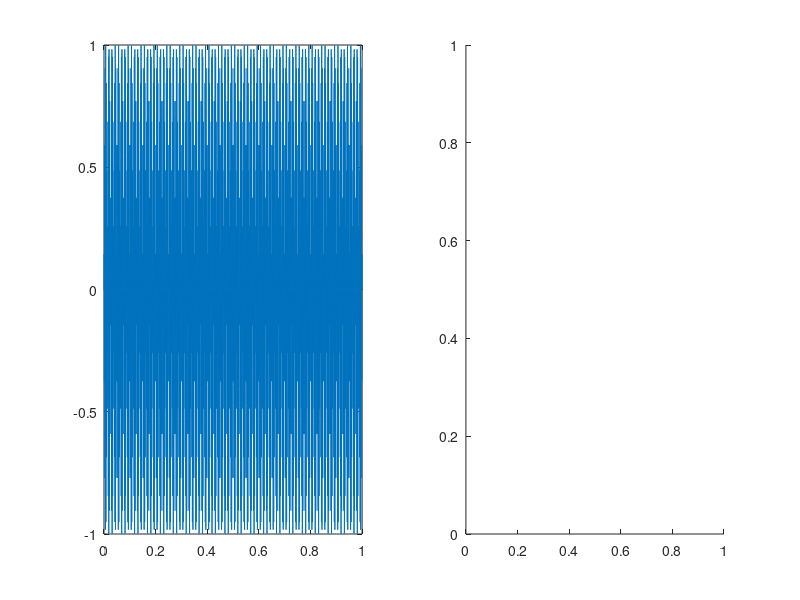

Recreate this plot in MATLAB. (Note: this script raises an error after producing the figure.)
fs = 22000;
fc = 500;
fm = 40;
T = 1;
t = 0:1/fs:T;

x0 = sin(2*pi*fc*t);
xm = sin(2*pi*fm*t);
x = x0.*xm;
% x = xm;
figure;
subplot(1,2,1)
plot(t, x)
subplot(1,2,2)

window = 10000; % window size, samples
overlap = round(window*0.2); % overlap between adjacent window
nfft = 10000; % number of frequencies to compute in each window
spectrogram(x, blackman(window), overlap, nfft, fs, 'power');
colorbar('off')

%%
Y = fft(ammod(xm, 500, fs));
L = length(Y)
P2 = abs(Y/L);
P1 = P2(1:L/2+1);
P1(2:end-1) = 2*P1(2:end-1);
f = fs*(0:(L/2))/L;
plot(f,P1) 
title('Single-Sided Amplitude Spectrum of X(t)')
xlabel('f (Hz)')
ylabel('|P1(f)|')